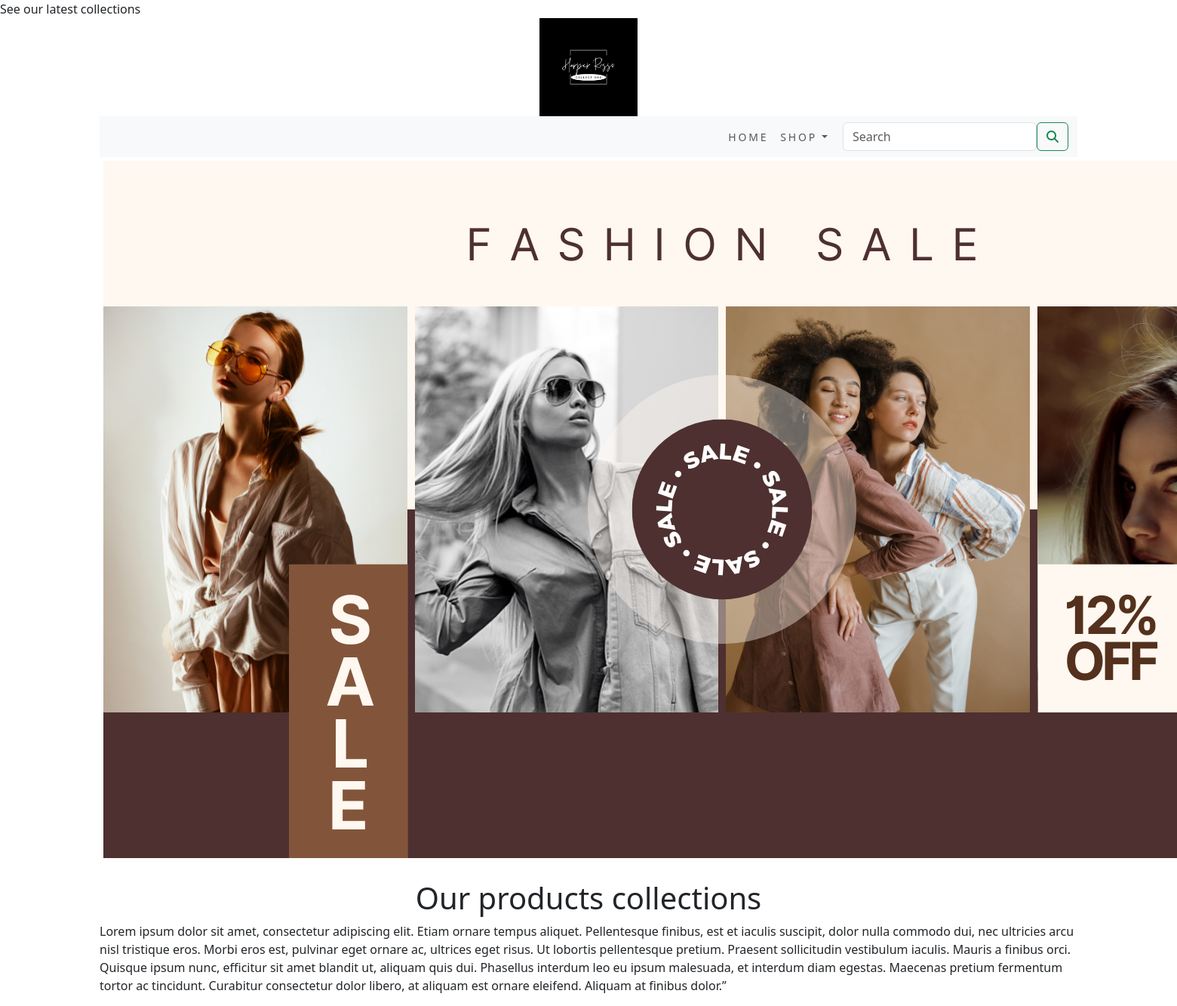
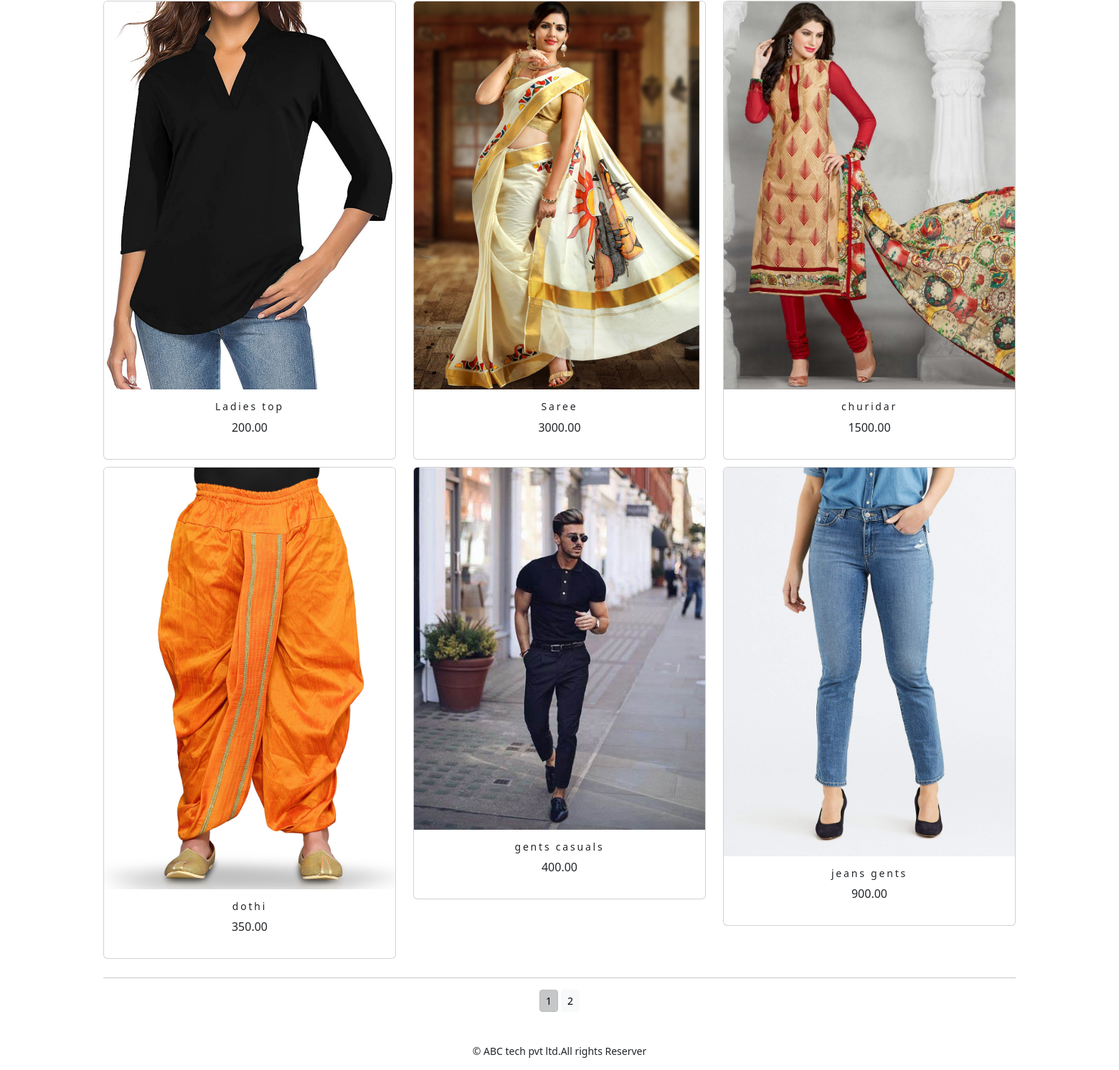
The app's page /shop/ with its own data (2 pictures, top to bottom).
### shop/models.py (models this page shows, shortened)
class Product(models.Model):
    name = models.CharField(max_length=250, unique=True)
    slug = models.SlugField(max_length=250, unique=True)
    description = models.TextField(blank=True)
    price=models.DecimalField(max_digits=10,decimal_places=2)
    category=models.ForeignKey(Category,on_delete=models.CASCADE)
    image = models.ImageField(upload_to='product', blank=True)
    stock=models.IntegerField()
    available=models.BooleanField(default=True)
    created=models.DateTimeField(auto_now_add=True)
    updated=models.DateTimeField(auto_now=True)
    def get_urls(self):
        return reverse('shop:prodCatdetail',args=[self.category.slug,self.slug])
    class Meta:
        ordering=('name',)
        verbose_name='product'
        verbose_name_plural='products'

### shop/views.py (the view)
# urls.py: path('',views.allProdCat,name='allProdCat'),
def allProdCat(request,c_slug=None):
    c_page=None
    products_list=None
    if c_slug!=None:
        c_page=get_object_or_404(Category,slug=c_slug)
        products_list=Product.objects.all().filter(category=c_page,available=True)
    else:
        products_list=Product.objects.all().filter(available=True)
    paginator=Paginator(products_list,6)
    try:
        page=int(request.GET.get('page','1'))
    except:
        page=1
    try:
        products=paginator.page(page)
    except (EmptyPage,InvalidPage):
        products=paginator.page(paginator.num_pages)
    return render(request,"category.html",{'category':c_page,'products':products})

### cart/context_processors.py (called while the page is built)
def counter(request):
    item_count=0
    if 'admin' in request.path:
        return {}
    else:
        try:
            cart=Cart.objects.filter(cart_id=_cart_id(request))
            cart_items=CartItem.objects.all().filter(cart=cart[:1])
            for cart_item in cart_items:
                item_count += cart_item.quantity
        except Cart.DoesNotExist:
            item_count =0
    return dict(item_count=item_count)

### cart/views.py (called while the page is built)
def _cart_id(request):
    cart=request.session.session_key
    if not cart:
        cart=request.session.create()
    return cart

### shop/context_processors.py (called while the page is built)
def menu_links(request):
    links=Category.objects.all()
    return dict(links=links)

### shop/models.py (called while the page is built)
    def get_url(self):
        return reverse('shop:products_by_category',args=[self.slug])

### shop/templates/category.html (shortened to what this page needs)
{% extends 'base.html' %}
{% load static %}
{% block content %}
<div class="mx_auto">
  {% if category %}
  <img class="my_image" src="{{category.image.url}}" alt="{{category.name}}">
</div>
  <br>
<div>
    <h1 class="text-center my_title">{{category.name}}</h1>
    <p class="text-justify">{{category.description}}</p>
</div>
   {% else %}
<div>
   <img  class="my_image my_image_padding" src="{% static 'img/banner.png' %}" alt="our products">
</div>
<br>
<div>
    <h1 class="text-center my_title"> Our products collections</h1>
    <p class="text-justify"> Lorem ipsum dolor sit amet, consectetur adipiscing elit. Etiam ornare tempus aliquet. Pellentesque finibus, est et iaculis suscipit, dolor nulla commodo dui, nec ultricies arcu nisl tristique eros. Morbi eros est, pulvinar eget ornare ac, ultrices eget risus. Ut lobortis pellentesque pretium. Praesent sollicitudin vestibulum iaculis. Mauris a finibus orci. Quisque ipsum nunc, efficitur sit amet blandit ut, aliquam quis dui. Phasellus interdum leo eu ipsum malesuada, et interdum diam egestas. Maecenas pretium fermentum tortor ac tincidunt. Curabitur consectetur dolor libero, at aliquam est ornare eleifend. Aliquam at finibus dolor.” </p>
</div>
   {% endif %}
<div class="container">
    <div class="row mx_auto">
        {% for product in products %}
        <div class="my_bottom_margin col-9 col-sm-4 col-md-4 xol-lg-4 ">
            <div class="card text-center" style="min-width:18rem;">
                <a href="{{product.get_urls}}"> <img class="card-img-top my_image" src="{{product.image.url}}" alt="{{product.name}}"></a>
                <div class="card-body">
                    <h4>{{product.name}}</h4>
                    <p>{{product.price}}</p>
                </div>
            </div>
        </div>
        {% endfor %}
    </div>
    <div class="mx-auto">
        {% if products.paginator.num_pages > 1 %}
        <hr>
        <div class="text-center">
            {% for pg in products.paginator.page_range %}
                <a href="?page={{pg}}"  class="btn btn-light btn-sm {% if products.number == pg %} active {% endif %}">{{pg}}</a>
            {% endfor %}
        </div>
         {% endif %}
    </div>
    <br>
</div>
{% endblock %}

### shop/templates/base.html (shortened to what this page needs)
{% load static %}
<!DOCTYPE html>
<html lang="en">
<head>
    <link rel="stylesheet" href="{% static 'css/custom.css' %}">
     <link href="{% static 'css/bootstrap.min.css' %}" rel="stylesheet">
</head>
<body>
<div class="container">
{% include 'header.html' %}
{% include 'nav.html' %}
{% block content %}
{% endblock %}
  </div>
{% include 'footer.html' %}
</body>
</html>

### shop/templates/header.html
{% load static %}
<header>
  <center>
    <a href="{% url 'shop:allProdCat' %}"> <img src="{% static 'img/logo.png' %}" alt="logimage" width="130px;" height="130px;">
  </center>
</header>

### shop/templates/nav.html (shortened to what this page needs)
<nav class="navbar navbar-expand-lg bg-body-tertiary">
  <div class="container-fluid">
    <div class="collapse navbar-collapse" id="navbarSupportedContent">
      <ul class="navbar-nav me-auto mb-2 mb-lg-0">
        <li class="nav-item">
          <a class="nav-link" href="#">Home</a>
        </li>
        <li class="nav-item dropdown {% if 'shop' in request.path %} active {% endif %}">
          <a class="nav-link dropdown-toggle" href="#" role="button" data-bs-toggle="dropdown" aria-expanded="false">
            Shop
          </a>
        </li>
      </ul>
      <form class="d-flex" action="{% url 'search_app:SearchResult' %}" method="get">
        <input class="form-control me-2" type="search" placeholder="Search" aria-label="Search" name='q'>
        <button class="btn btn-outline-success" type="submit"><i class="fa-solid fa-magnifying-glass"></i></button>
      </form>
    </div>
  </div>
</nav>

### shop/templates/footer.html
<div style="background-color:white;" class="footer navbar-fixed-bottom my_footer">
  <p class="text-center">&copy; ABC tech pvt ltd.All rights Reserver</p>
</div>

### shop/static/css/custom.css (style rules this page uses)
body { font-family: 'Roboto', sans-serif; }
.nav-item { letter-spacing : .2em; font-size : 14px; text-transform :uppercase; }
.my_footer { background-color:#f90606; height=60px; }
.my_footer p { padding-top:20px; font-size:14px; }
.my_image_padding { padding:5px; }
.my_bottom_margin { margin-bottom:10px; }
.card-body h4 { font-size:14px; text_transform:uppercase; letter-spacing:.2em }

### records on screen
Product: image (picture), name "Ladies top", price "200.00"
Product: image (picture), name "Saree", price "3000.00"
Product: image (picture), name "churidar", price "1500.00"
Product: image (picture), name "dothi", price "350.00"
Product: image (picture), name "gents casuals", price "400.00"
Product: image (picture), name "jeans gents", price "900.00"

### other values on screen
{{ pg }} "1" "2"
